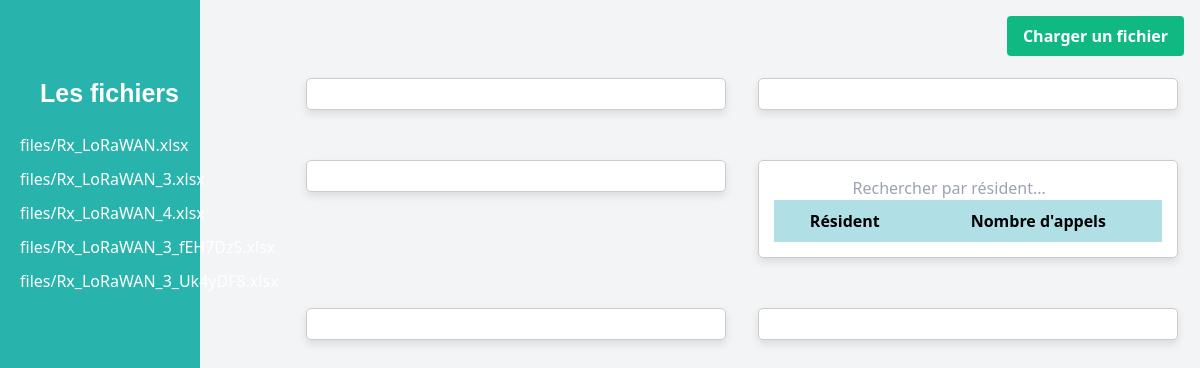
Page /dashboard/ (signed in) on the earlier database version.
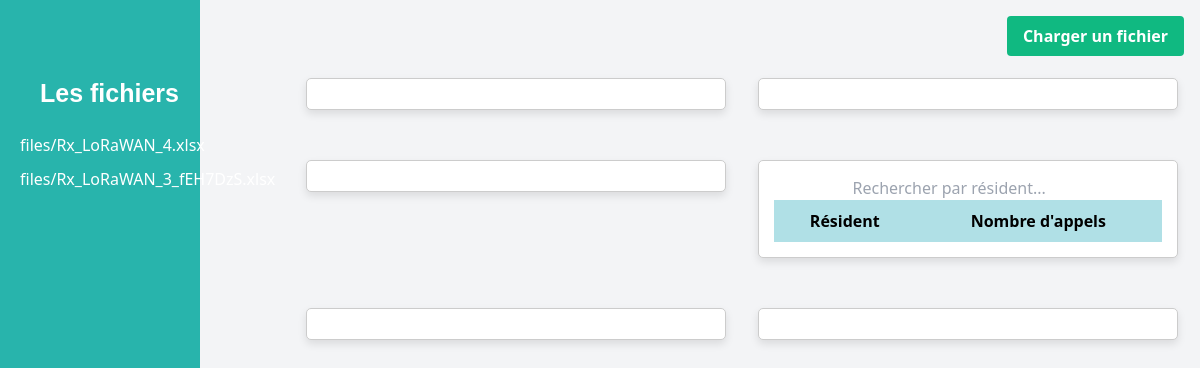
Same page on the later database version.
### monsite/models.py (models this page shows)
class File(models.Model):
    start_date = models.CharField(max_length=50)
    end_date = models.CharField(max_length=50)
    file = models.FileField(upload_to='files/')

### monsite/views.py (the view)
def dash(request):
    files = File.objects.all()
    excel_data = []
    graph_html = ''
    graph_html3 = ''
    graph_calls_period_html = ''
    tableau_dynamique = None
    file_name = request.GET.get('file')
    if file_name:  # Check if file_name is not empty
        df1 = pd.read_excel("media/files/" + str(file_name), skiprows=1)
        excel_data.append(df1)
        for file in files:
            file.file = str(file.file).split('/')[-1] if '/' in str(file.file) else str(file.file).split('\\')[-1]
        combined_df = pd.concat(excel_data, ignore_index=True)
        combined_df['Day'] = combined_df['Date'].apply(lambda x: re.search(r'(\d+\s\w+)', x).group(0))
        combined_df['Time'] = combined_df['Date'].apply(lambda x: re.search(r'à\s(\d+:\d+)', x).group(1))
        combined_df['Sex'] = combined_df['Point d\'appel'].apply(extract_sex)
        combined_df['Time_Category'] = combined_df['Time'].apply(categorize_time)
        combined_df['Date'] = pd.to_datetime(combined_df['Date'], format='mixed', errors='coerce')
        calls_per_point_of_call = combined_df['Motif'].value_counts()
        graph_html3 = graphe3(calls_per_point_of_call)
        tableau_dynamique = creer_tableau_dynamique(combined_df)
        graph_html = plot_calls_per_day_and_time(combined_df)
        graph2_html=plot_time_vs_duration_scatter(combined_df)
        graph_html5=plot_calls_duration_ranges(combined_df)
        graph_html6=plot_calls_per_sex(combined_df)
        return render(request, 'stats.html', {'files': files,'table_data': '', 'graph_html': graph_html, 'graph2_html': graph2_html, 'graph_calls_period_html': graph_calls_period_html,
                                               'graph_html3': graph_html3,'tableau_dynamique':tableau_dynamique,'graph_html5':graph_html5,'graph_html6':graph_html6})
    else:
        return render(request, 'stats.html', {'files': files, 'table_data': [], 'graph_html': '',
                                               'graph_calls_period_html': '','tableau_dynamique':''})

### monsite/TimeoutLogoutMiddleware.py (called while the page is built, shortened)
    def __call__(self, request):
        response = self.get_response(request)
        if request.user.is_authenticated:
            last_activity_time_str = request.session.get('last_activity_time')
            request.session['last_activity_time'] = timezone.now().isoformat()
        else:
            if not request.resolver_match or request.resolver_match.url_name != 'login':
                return redirect('login')  # Change 'login' to your login URL name
        return response

### templates/stats.html (shortened to what this page needs)
<!DOCTYPE html>
<html lang="fr">
<head>
    <link href="https://cdn.jsdelivr.net/npm/tailwindcss@2.2.19/dist/tailwind.min.css" rel="stylesheet">
    {% load static %}
    <link rel="stylesheet" type="text/css" href="{% static 'css/stats.css' %}">
</head>
<body class="bg-gray-100">
    <div class="sidebar">
        <ul class="text-white">
            <p class="files-heading">Les fichiers </p>
            {% for file in files %}
                <li><a href="{% url 'dash' %}?file={{ file.file }}">{{ file.file }}</a></li>
            {% endfor %}
        </ul>
    </div>
    <div class="absolute top-0 right-0 mt-4 mr-4">
         <a href="upload">
          <button type="submit" class="bg-green-500 hover:bg-green-600 text-white font-bold py-2 px-4 rounded">
            Charger un fichier
          </button>
        </a>
      </div>
    <div class="flex flex-wrap justify-center mt-12">
        <div class="card mx-4 ml-custom">
        </div>
        <div class="card mx-4">
        </div>
        <div class="card mx-4 ml-custom">
        </div>
        <div class="card mx-4" style="overflow-x: auto;text-align: center;">
            <input type="text" id="searchInput" onkeyup="searchTable()" placeholder="Rechercher par résident...">
            <div style="max-height: 420px; overflow-y: auto;">
                <table border="1" id="residentTable">
                    <thead>
                        <tr>
                            <th>Résident</th>
                            <th>Nombre d'appels</th>
                        </tr>
                    </thead>
                </table>
            </div>
        </div>
        <div class="card mx-4 ml-custom">
        </div>
        <div class="card mx-4 ">
        </div>
    </div>
</body>
</html>

### static/css/stats.css (style rules this page uses)
.sidebar { background-color: #28B4AC; width: 200px; height: 100%; position: fixed; left: 0; top: 0; padding-top: 20px; }
.sidebar ul { list-style-type: none; padding-left: 0; padding:10%; }
.sidebar li { margin-bottom: 10px; }
.card { width: 35%; height:100%; margin-top: 30px; margin-bottom: 20px; padding:10%; background-color: #E9E6E6; border-radius: 8px; box-shadow: 0 4px 6px rgba(0, 0, 0, 0.1); }

### templates/stats.html (style rules this page uses)
.sidebar { background-color: #28B4AC; width: calc(100vw / 6); height: 100vh; position: fixed; left: 0; top: 0; padding-top: 50px; }
.sidebar ul { list-style-type: none; padding-left: 20px; }
.sidebar li { margin-bottom: 10px; }
.card { border: 1px solid #ccc; border-radius: 5px; padding: 15px; background-color: #fff; box-shadow: 0 4px 8px rgba(0, 0, 0, 0.1); margin-bottom: 20px; }
table { border-collapse: collapse; width: 100%; }
th, td { border: 1px solid #B0E0E6; padding: 8px; text-align: center; }
th { background-color: #B0E0E6; }
.ml-custom { margin-left: 300px; }
.sidebar p { color: white; font-weight: bold; font-size: 25px; margin-top: 5px; margin-bottom: 20px; padding-left: 20px; font-family: Arial, sans-serif; }

Differences in the rows shown:
removed File: file "files/Rx_LoRaWAN.xlsx"
removed File: file "files/Rx_LoRaWAN_3.xlsx"
removed File: file "files/Rx_LoRaWAN_3_Uk4yDF8.xlsx"
